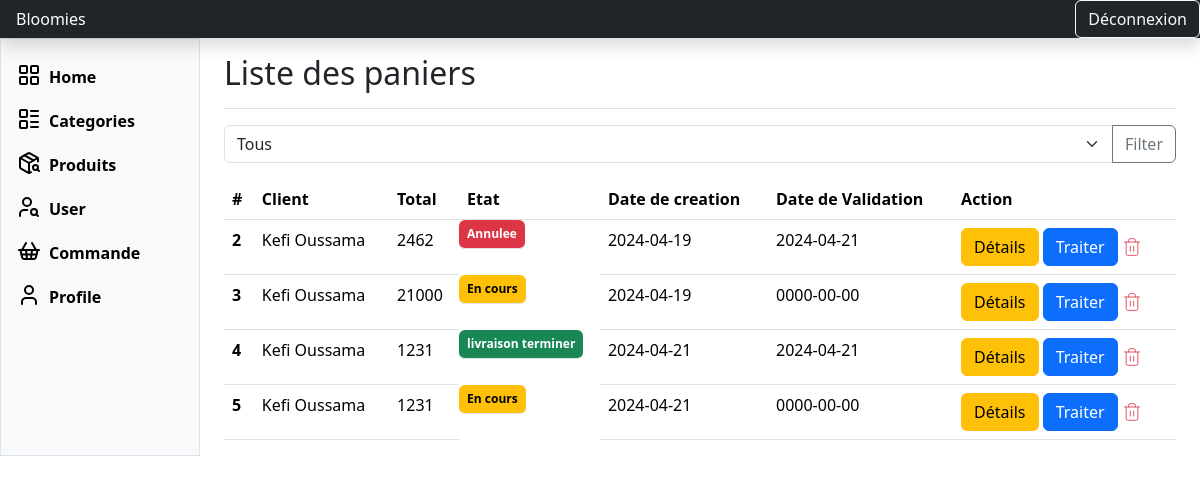
/admin/commande/liste.php, run on an earlier commit of the app's database.
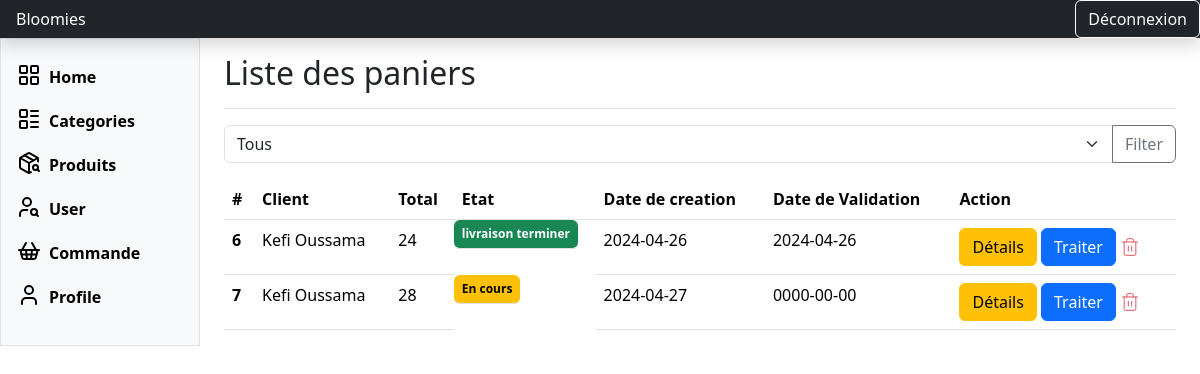
And on a later commit of the database.
### tables this page shows
CREATE TABLE `panier` (
  `id` int(11) NOT NULL,
  `visiteur` int(11) NOT NULL,
  `total` float DEFAULT NULL,
  `etat` varchar(50) NOT NULL DEFAULT 'En cours',
  `date_creation` date NOT NULL,
  `date_modificatiion` date NOT NULL
);

CREATE TABLE `visiteurs` (
  `id` int(11) NOT NULL,
  `nom` varchar(255) NOT NULL,
  `prenom` varchar(255) NOT NULL,
  `mp` varchar(255) NOT NULL,
  `email` varchar(255) NOT NULL,
  `telephone` varchar(12) NOT NULL,
  `etat` int(11) DEFAULT 0
);

### inc/functions.php (called while the page is built, shortened)
<?php
function getVisiteurById ($conn, $id) {
    try {
        $requete = "SELECT * FROM visiteurs WHERE id=$id";
        $resultat = $conn->query($requete);
        $visiteur = $resultat->fetch();
        return $visiteur;
    } catch (Exception $e) {
        echo "Erreur: " . $e->getMessage();
        return false;
    }
}
function getAllPanier($conn) {
    try {
        $requete = "SELECT * FROM panier";
        $resultat = $conn->query($requete);
        $commandes = $resultat->fetchAll();
        return $commandes;
    } catch (Exception $e) {
        echo "Erreur: " . $e->getMessage();
        return false;
    }
}
?>

### admin/commande/liste.php (the view, shortened to what this page needs)
<?php
include "../../inc/functions.php";
$paniers = getAllPanier($conn);
include "../template/header.php";
?>
  <div class="container-fluid">
    <div class="row">
      <?php
      include "../template/navigation.php";
      ?>
      <div class="col-md-9 ms-sm-auto col-lg-10 px-md-4">
        <div class="d-flex justify-content-between flex-wrap flex-md-nowrap align-items-center pt-3 pb-2 mb-3 border-bottom">
          <h1 class="h2">Liste des paniers</h1>
        </div>
        <div class="row">
          <div class="col-12">
            <form action="<?php $_SERVER['PHP_SELF'] ?>" method="post">
              <div class="input-group mb-3">
                <select class="form-select" id="inputGroupSelect01" name="etat">
                  <option value="">Tous</option>
                </select>
                <button class="btn btn-outline-secondary" type="submit" name="btnFilter" id="button-addon2">Filter</button>
              </div>
            </form>
          </div>
        </div>
        <div>
          <table class="table">
            <thead>
              <tr>
                <th scope="col">#</th>
                <th scope="col">Client</th>
                <th scope="col">Total</th>
                <th scope="col">Etat</th>
                <th scope="col">Date de creation</th>
                <th scope="col">Date de Validation</th>
                <th scope="col">Action</th>
              </tr>
            </thead>
            <tbody>
              <?php
              foreach ($paniers as $index => $panier) {
                $visiteur = getVisiteurById($conn, $panier['visiteur']);
                print '<tr>
                <th scope="row">' . $panier['id'] . '</th>
                <td>' . $visiteur['nom']. ' '. $visiteur['prenom'] .'</td>
                <td>' . $panier['total'] . '</td>
                ';
                if ($panier['etat'] == "En cours") {
                  print '<td class="badge bg-warning" >En cours</td>';
                }
                elseif ($panier['etat'] == "En livraison") {
                  print '<td class="badge bg-info text-white">En livraison</td>';
                }
                elseif ($panier['etat'] == "livraison terminer") {
                  print '<td class="badge bg-success text-white">livraison terminer</td>';
                }
                else {
                  print '<td class="badge bg-danger text-white">Annulee</td>';
                };
                print '
                <td>' . $panier['date_creation'] . '</td>
                <td>' . $panier['date_modificatiion'] . '</td>
                <td>
                <a data-bs-toggle="modal" data-bs-target="#afficherModel'.$panier['id'].'" class="btn btn-warning">Détails</a>
                <a data-bs-toggle="modal" data-bs-target="#traiterModel'.$panier['id'].'" class="btn btn-primary">Traiter</a>
                <a href="supprimer.php?id=' . $panier['id'] . '" class="text-danger ">
                  <i data-lucide="trash" stroke-width="1" width="20" height="20"></i>
                </a>
                </td>
                </tr>';
              }
              ?>
            </tbody>
          </table>
        </div>
      </div>
    </div>
  </div>
  <?php
  include "../template/footer.php";
  ?>

What changed in the data, as far as the page shows it:
removed panier: id "2", visiteurs.nom "Kefi", visiteurs.prenom "Oussama", total "2462", etat "Annulee", date_creation "2024-04-19", date_modificatiion "2024-04-21"
removed panier: id "3", visiteurs.nom "Kefi", visiteurs.prenom "Oussama", total "21000", etat "En cours", date_creation "2024-04-19", date_modificatiion "0000-00-00"
removed panier: id "4", visiteurs.nom "Kefi", visiteurs.prenom "Oussama", total "1231", shows "livraison terminer", date_creation "2024-04-21", date_modificatiion "2024-04-21"
removed panier: id "5", visiteurs.nom "Kefi", visiteurs.prenom "Oussama", total "1231", etat "En cours", date_creation "2024-04-21", date_modificatiion "0000-00-00"
added panier: id "6", visiteurs.nom "Kefi", visiteurs.prenom "Oussama", total "24", shows "livraison terminer", date_creation "2024-04-26", date_modificatiion "2024-04-26"
added panier: id "7", visiteurs.nom "Kefi", visiteurs.prenom "Oussama", total "28", etat "En cours", date_creation "2024-04-27", date_modificatiion "0000-00-00"
